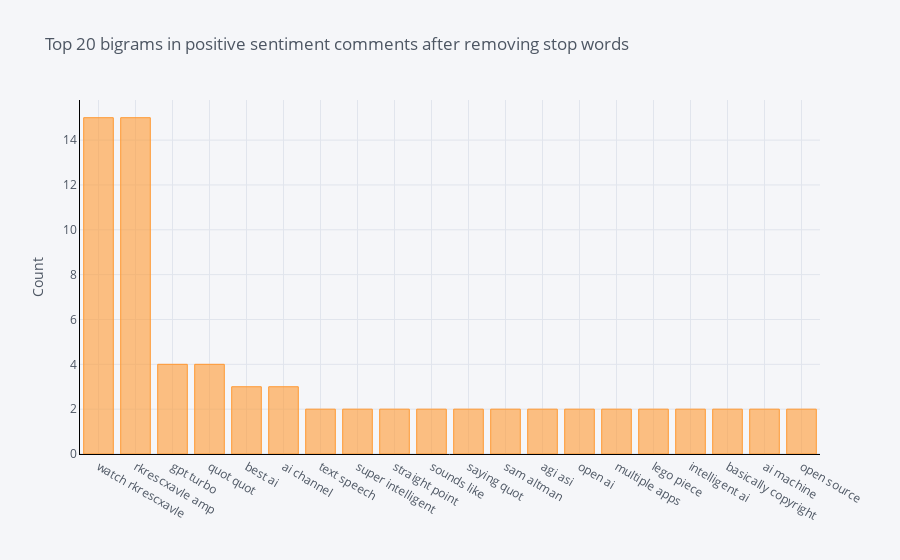

The notebook cell this image was saved under:
### Code cell
def get_top_n_bigram(corpus, n=None):
    vec = CountVectorizer(ngram_range=(2, 2), stop_words = list(stop_words)).fit(corpus)
    bag_of_words = vec.transform(corpus)
    sum_words = bag_of_words.sum(axis=0) 
    words_freq = [(word, sum_words[0, idx]) for word, idx in vec.vocabulary_.items()]
    words_freq =sorted(words_freq, key = lambda x: x[1], reverse=True)
    return words_freq[:n]
common_words = get_top_n_bigram(pos_df['text'], 20)
# for word, freq in common_words:
#     print(word, freq)
df3 = pd.DataFrame(common_words, columns = ['CommentsText' , 'count'])
df3.groupby('CommentsText').sum()['count'].sort_values(ascending=False).iplot(
    kind='bar', yTitle='Count', linecolor='black', title='Top 20 bigrams in positive sentiment comments after removing stop words')

### Figure 1 — Plotly figure (JSON) as saved in the notebook; plotly's stock layout.template omitted (floating-point values rounded to 4 significant figures)
{"data": [{"marker": {"color": "rgba(255, 153, 51, 0.6)", "line": {"color": "rgba(255, 153, 51, 1.0)", "width": 1}}, "name": "count", "orientation": "v", "text": "", "type": "bar", "x": ["watch rkrescxavle", "rkrescxavle amp", "gpt turbo", "quot quot", "best ai", "ai channel", "text speech", "super intelligent", "straight point", "sounds like", "saying quot", "sam altman", "agi asi", "open ai", "multiple apps", "lego piece", "intelligent ai", "basically copyright", "ai machine", "open source"], "y": [15, 15, 4, 4, 3, 3, 2, 2, 2, 2, 2, 2, 2, 2, 2, 2, 2, 2, 2, 2]}], "layout": {"legend": {"bgcolor": "#F5F6F9", "font": {"color": "#4D5663"}}, "paper_bgcolor": "#F5F6F9", "plot_bgcolor": "#F5F6F9", "title": {"font": {"color": "#4D5663"}, "text": "Top 20 bigrams in positive sentiment comments after removing stop words"}, "xaxis": {"gridcolor": "#E1E5ED", "linecolor": "black", "showgrid": true, "tickfont": {"color": "#4D5663"}, "title": {"font": {"color": "#4D5663"}, "text": ""}, "zerolinecolor": "#E1E5ED"}, "yaxis": {"gridcolor": "#E1E5ED", "linecolor": "black", "showgrid": true, "tickfont": {"color": "#4D5663"}, "title": {"font": {"color": "#4D5663"}, "text": "Count"}, "zerolinecolor": "#E1E5ED"}}}
